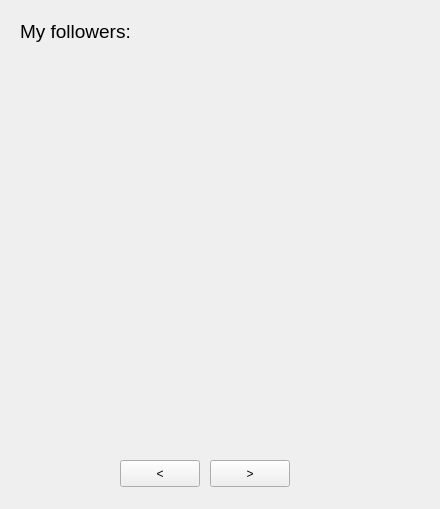
<?xml version="1.0" encoding="UTF-8"?>
<ui version="4.0">
 <class>MyNetwork_Company</class>
 <widget class="QWidget" name="MyNetwork_Company">
  <property name="geometry">
   <rect>
    <x>0</x>
    <y>0</y>
    <width>440</width>
    <height>509</height>
   </rect>
  </property>
  <property name="windowTitle">
   <string>Form</string>
  </property>
  <widget class="QPushButton" name="pushButton_next">
   <property name="geometry">
    <rect>
     <x>210</x>
     <y>460</y>
     <width>80</width>
     <height>27</height>
    </rect>
   </property>
   <property name="text">
    <string>&gt;</string>
   </property>
  </widget>
  <widget class="QPushButton" name="pushButton_prev">
   <property name="geometry">
    <rect>
     <x>120</x>
     <y>460</y>
     <width>80</width>
     <height>27</height>
    </rect>
   </property>
   <property name="text">
    <string>&lt;</string>
   </property>
  </widget>
  <widget class="QWidget" name="">
   <property name="geometry">
    <rect>
     <x>20</x>
     <y>20</y>
     <width>381</width>
     <height>421</height>
    </rect>
   </property>
   <layout class="QVBoxLayout" name="verticalLayout">
    <item>
     <widget class="QLabel" name="label">
      <property name="font">
       <font>
        <pointsize>14</pointsize>
       </font>
      </property>
      <property name="text">
       <string>My followers:</string>
      </property>
     </widget>
    </item>
    <item>
     <widget class="QStackedWidget" name="stackedWidget_followers"/>
    </item>
   </layout>
  </widget>
 </widget>
 <resources/>
 <connections/>
</ui>
